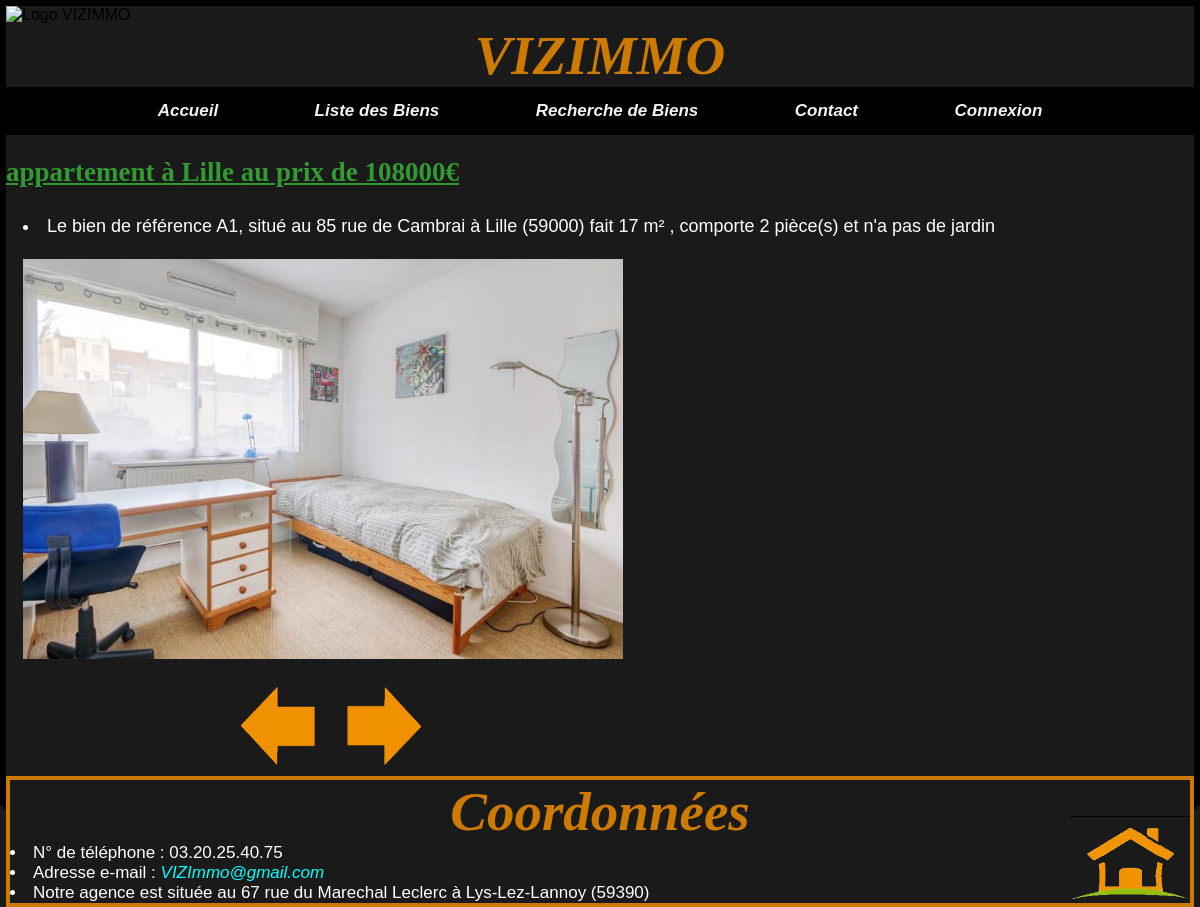
/VIZImmo/appli/vuescontroleurs/bien.php?id=A1, run on the app's committed database.
### tables this page shows
CREATE TABLE `bien` (
  `ref` varchar(5) NOT NULL,
  `rue` varchar(35) NOT NULL,
  `cp` varchar(5) NOT NULL,
  `ville` varchar(25) NOT NULL,
  `prix` int(9) NOT NULL,
  `type` int(2) NOT NULL,
  `jardin` tinyint(1) DEFAULT NULL,
  `surface` int(6) DEFAULT NULL,
  `nbpiece` int(3) DEFAULT NULL
);

CREATE TABLE `typebien` (
  `id` int(2) NOT NULL,
  `libelle` varchar(30) NOT NULL
);

CREATE TABLE `images` (
  `id` int(3) NOT NULL,
  `ref` varchar(5) NOT NULL,
  `codeimg` varchar(70) NOT NULL
);

### VIZImmo/appli/modeles/mesFonctionsAccesAuxDonnees.php (called while the page is built, shortened)
<?php
function donneLeBien($pdo , $ref){
    $monObjPdoStatement=$pdo->prepare('SELECT ref,rue,ville,cp,prix,typebien.libelle,type,jardin,surface,nbpiece '
            . 'FROM bien JOIN typebien ON bien.type = typebien.id WHERE ref=:ref');
    $bvc1=$monObjPdoStatement->bindValue(':ref',$ref);
    $execution = $monObjPdoStatement->execute();
    $leBien = $monObjPdoStatement->fetch();
    return $leBien;
}
function donneLesImages($pdo, $ref){
    $monObjPdoStatement=$pdo->prepare('SELECT id,codeimg FROM images WHERE ref=:ref');
    $bvc1=$monObjPdoStatement->bindValue(':ref',$ref);
    $execution = $monObjPdoStatement->execute();
    $image = $monObjPdoStatement->fetchAll();
    return $image;
}

### VIZImmo/appli/vuescontroleurs/bien.php (the view, shortened to what this page needs)
<?php
include_once '../modeles/mesFonctionsAccesAuxDonnees.php';
if (isset($_GET['id'])){
    $ref=$_GET['id'];
 }
$lePdo = connexionBDD();
$bien = donneLeBien($lePdo, $ref);
$images= donneLesImages($lePdo, $bien['ref']);
?>
<html class="html" lang="fr">
    <head>
        <link rel="stylesheet" type="text/css" href="../css/style.css"/>
    </head>
    <body>
        <section>
        <?php include ('../inc/entete.inc');?>
        <?php
        $jardin="et n'a pas de jardin";
         if (isset($_SESSION['username'])) {
             include ('../inc/menuVueAgent.inc');
            }
            else {
                include ('../inc/menuVue.inc');
            }
            ?>
               <h2> <?= $bien['libelle']?> à <?= $bien['ville']?> au prix de <?= $bien['prix']?>€ </h2>
                     <div class="container-fluid">
                        <li>
                        Le bien de référence <?= $bien['ref'] ?>, situé au <?= $bien['rue'] ?>
                        à <?= $bien['ville'] ?> (<?= $bien['cp'] ?>)
                        fait <?= $bien['surface'] ?> m² , comporte <?= $bien['nbpiece'] ?> pièce(s) <?= $jardin ?>
                        </li>
            </div>
               <?php
               $lesImages = "";
               foreach($images as $image){
               $lesImages =$lesImages.'"'.$image['codeimg'].'", ';
               }
               ?>
              <div class="container-fluid">
            <img class="taille_image" src="<?=$image['codeimg']?>" alt="Photo du bien" id="defiler"/>
              </div>
            <div class="les_fleches">
                <img src="../img/fleche-gauche.jpg" onclick="ChangeSlide(-1)" alt="fleche vers la gauche" height="100" width="100"/>
                <img src="../img/fleche-droite.jpg" onclick="ChangeSlide(1)" alt="fleche vers la droite" height="100" width="100"/>
            </div>
        </section>
	    <?php include ('../inc/piedpage.inc'); ?>
	</body>
</html>

### VIZImmo/appli/css/style.css (style rules this page uses)
html,body { margin: 0px; padding: 0px; background-color:#1a1a1a; border: 3px black solid; display: flex; flex-direction: column; height: 100%; margin: 0; padding: 0; }
h2 { font-family: New Times Roman; color: #339933; font-weight: bold; font-size: 27px; text-decoration: underline; text-align: left; }
section { font-family: Arial; background-color: #1a1a1a; margin:0; padding:0; height:auto; }
.taille_image { height: 400px; width: 600px; }
.les_fleches { display: flex; margin-left: 225px; }
.container-fluid { color: #ffffff; font-size: 18px; font-weight: normal; text-align: left; padding: 12px; margin: 12px; font-family: Arial; padding: 5px; }

### data on the page
bien: type.libelle "appartement", ville "Lille", prix "108000", ref "A1", rue "85 rue de Cambrai", cp "59000", surface "17", nbpiece "2"
images: codeimg (picture)

### other printed values
$jardin "et n'a pas de jardin"
